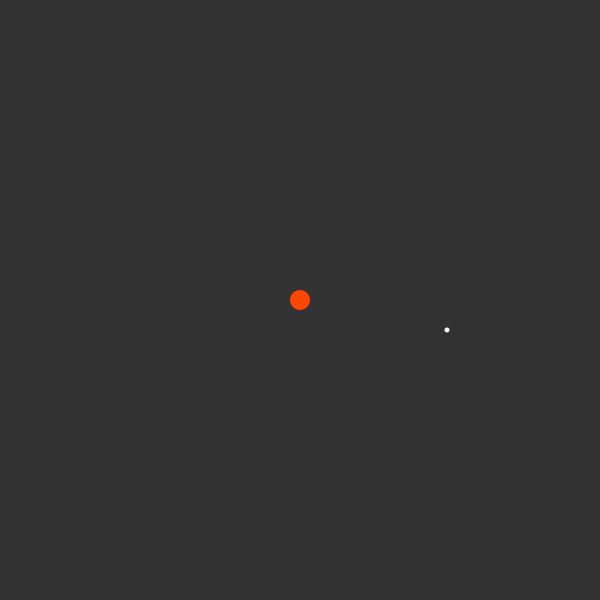
Frame 1 (no input)
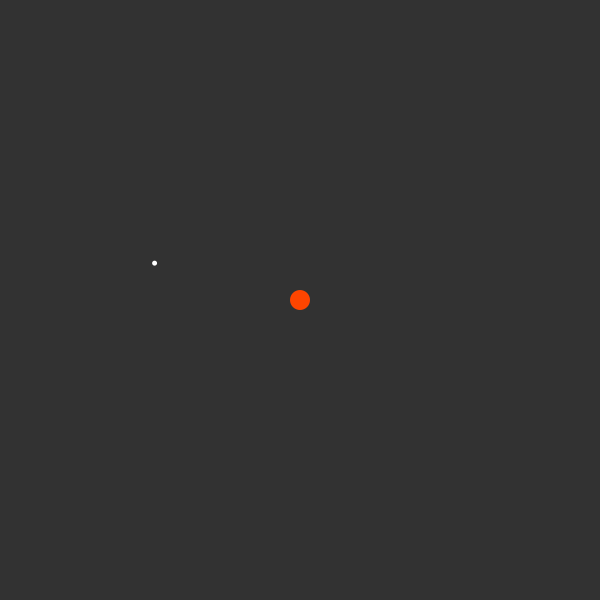
Frame 60 (the mouse pressed at the canvas centre just before this capture)
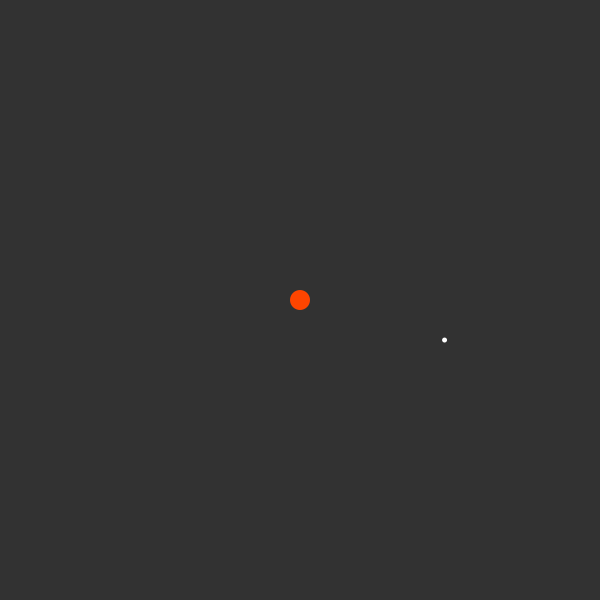
Frame 120 (the mouse held since frame 60 and released just before this capture)

The Processing sketch that drew these frames (run headless with seeded random() and noise(); from frame 60 on, the mouse is pressed at the canvas centre):

// Processing sketch: sin_animation_3_circle
// ── sin_animation_3_circle.pde
void setup() {
  size(600, 600); 
  smooth();
}


void draw() {
  background(50);
  noStroke();

  translate(width * 0.5, height * 0.5);

  fill(255, 69, 0);
  ellipse(0, 0, 20, 20);

  fill(255);

  float time = millis() / 1000.0;

  float x = cos(time * TWO_PI * 0.5) * 150.0;
  float y = sin(time * TWO_PI * 0.5) * 150.0;

  ellipse(x, y, 5, 5);
}
